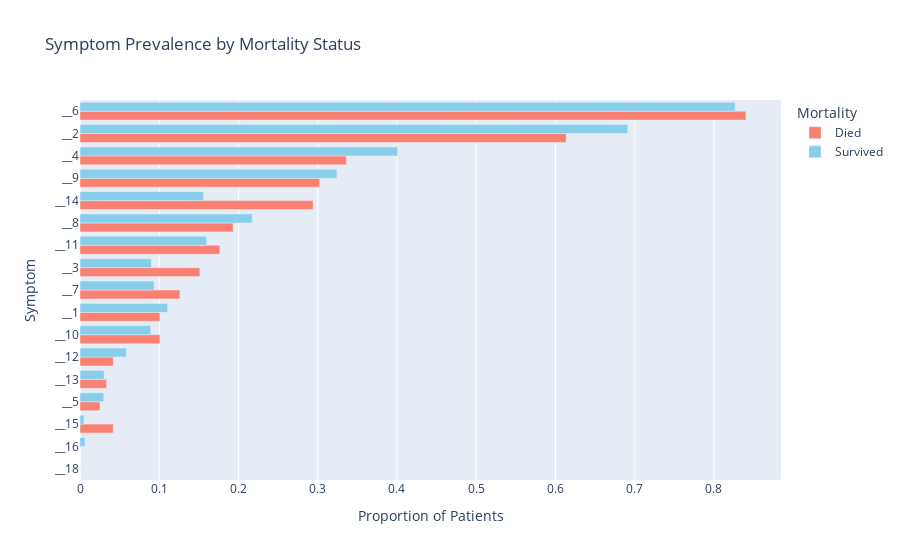

Here is the notebook cell this chart was saved with:
### Markdown cell above
___
        'symptoms_adm_1': 'Rash',
        'symptoms_adm_2': 'Cough <14 Days',
        'symptoms_adm_3': 'Cough >14 Days',
        'symptoms_adm_4': 'Diarrhea <14 Days',
        'symptoms_adm_5': 'Diarrhea >14 Days',
        'symptoms_adm_6': 'Fever/Hotness <7 Days',
        'symptoms_adm_7': 'Fever/Hotness >7 Days',
        'symptoms_adm_8': 'Vomiting Everything',
        'symptoms_adm_9': 'Abnormally Sleepy',
        'symptoms_adm_10': 'Swelling of Both Feet',
        'symptoms_adm_11': 'Changes in Urine Color',
        'symptoms_adm_12': 'Making Less Urine',
        'symptoms_adm_13': 'Blood in Stool',
        'symptoms_adm_14': 'Seizures/Convulsions',
        'symptoms_adm_15': 'Coma',
        'symptoms_adm_16': 'Yellow Soles (<2mo)',
___

### Code cell
import plotly.express as px

def interactive_symptoms_analysis(df):
    # Get all symptom columns
    symptom_cols = [col for col in df.columns if col.startswith('symptoms_adm_')]
    
    # Convert Checked/Unchecked to 1/0
    symptom_df = df[symptom_cols].apply(lambda x: x.map({'Checked': 1, 'Unchecked': 0}))
    symptom_df['Mortality'] = df['inhospital_mortality'].map({0: 'Survived', 1: 'Died'})
    
    # Melt for plotting
    melted_df = symptom_df.melt(id_vars='Mortality', var_name='Symptom', value_name='Present')
    
    # Clean symptom names
    melted_df['Symptom'] = melted_df['Symptom'].str.replace('symptoms_adm_', '')
    
    # Create interactive plot
    fig = px.bar(melted_df.groupby(['Mortality', 'Symptom'])['Present'].mean().reset_index(),
                 x='Present', y='Symptom', color='Mortality',
                 barmode='group',
                 title='Symptom Prevalence by Mortality Status',
                 labels={'Present': 'Proportion of Patients'},
                 color_discrete_map={'Survived': 'skyblue', 'Died': 'salmon'},
                 height=600)
    
    fig.update_layout(yaxis={'categoryorder':'total ascending'})
    fig.show()
interactive_symptoms_analysis(sepsis_df)

### Figure 1 — Plotly figure (JSON) as saved in the notebook; plotly's stock layout.template omitted (floating-point values rounded to 4 significant figures)
{"data": [{"alignmentgroup": "True", "hovertemplate": "Mortality=Died<br>Proportion of Patients=%{x}<br>Symptom=%{y}<extra></extra>", "legendgroup": "Died", "marker": {"color": "salmon", "pattern": {"shape": ""}}, "name": "Died", "offsetgroup": "Died", "orientation": "h", "showlegend": true, "textposition": "auto", "type": "bar", "x": [0.1008, 0.1008, 0.1765, 0.04202, 0.03361, 0.2941, 0.04202, 0, 0, 0.6134, 0.1513, 0.3361, 0.02521, 0.8403, 0.1261, 0.1933, 0.3025], "xaxis": "x", "y": ["__1", "__10", "__11", "__12", "__13", "__14", "__15", "__16", "__18", "__2", "__3", "__4", "__5", "__6", "__7", "__8", "__9"], "yaxis": "y"}, {"alignmentgroup": "True", "hovertemplate": "Mortality=Survived<br>Proportion of Patients=%{x}<br>Symptom=%{y}<extra></extra>", "legendgroup": "Survived", "marker": {"color": "skyblue", "pattern": {"shape": ""}}, "name": "Survived", "offsetgroup": "Survived", "orientation": "h", "showlegend": true, "textposition": "auto", "type": "bar", "x": [0.1106, 0.08921, 0.1597, 0.05843, 0.03039, 0.1558, 0.005064, 0.006233, 0, 0.6911, 0.08999, 0.4009, 0.03, 0.8266, 0.09349, 0.2174, 0.3241], "xaxis": "x", "y": ["__1", "__10", "__11", "__12", "__13", "__14", "__15", "__16", "__18", "__2", "__3", "__4", "__5", "__6", "__7", "__8", "__9"], "yaxis": "y"}], "layout": {"autosize": true, "barmode": "group", "legend": {"title": {"text": "Mortality"}, "tracegroupgap": 0}, "title": {"text": "Symptom Prevalence by Mortality Status"}, "xaxis": {"anchor": "y", "autorange": true, "domain": [0, 1], "range": [0, 0.8846], "title": {"text": "Proportion of Patients"}, "type": "linear"}, "yaxis": {"anchor": "x", "autorange": true, "categoryorder": "total ascending", "domain": [0, 1], "range": [-0.5, 16.5], "title": {"text": "Symptom"}, "type": "category"}}}
